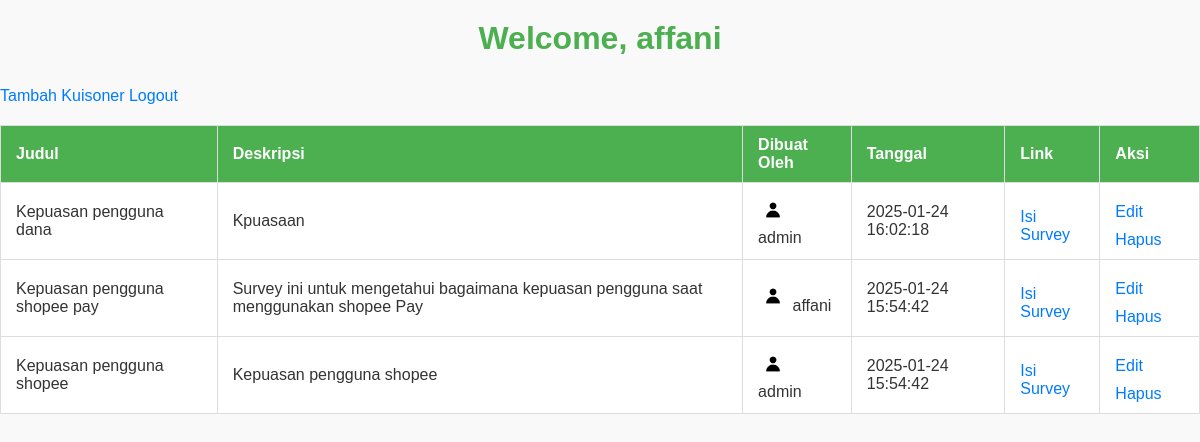
/dashboard.php (signed in), run on the app's committed database.
### tables this page shows
CREATE TABLE `users` (
  `id` int(11) NOT NULL,
  `username` varchar(50) NOT NULL,
  `password` varchar(255) NOT NULL,
  `role` enum('user','admin') DEFAULT 'user',
  `profile_picture` varchar(255) DEFAULT 'default.jpg'
);

CREATE TABLE `kuisoner` (
  `id` int(11) NOT NULL,
  `judul` varchar(255) NOT NULL,
  `deskripsi` text NOT NULL,
  `created_by` int(11) DEFAULT NULL,
  `google_form_link` varchar(255) DEFAULT NULL,
  `created_at` datetime DEFAULT current_timestamp()
);

### dashboard.php (the view, shortened to what this page needs)
<?php
include 'config.php';
$user_id = $_SESSION['user_id'];
$query = "SELECT * FROM users WHERE id = ?";
$stmt = $conn->prepare($query);
$stmt->bind_param("i", $user_id);
$stmt->execute();
$user = $stmt->get_result()->fetch_assoc();
$kuisonerQuery = "SELECT k.*, u.username, u.profile_picture
                  FROM kuisoner k
                  JOIN users u ON k.created_by = u.id
                  ORDER BY k.created_at DESC";
$kuisonerResult = $conn->query($kuisonerQuery);
?>
<!DOCTYPE html>
<html>
<head>
    <link rel="stylesheet" href="styles/style.css">
</head>
<body>
    <header>
        <h1>Welcome, <?= htmlspecialchars($user['username']) ?></h1>
        <nav>
            <a href="tambah_kuisoner.php">Tambah Kuisoner</a>
            <a href="logout.php">Logout</a>
        </nav>
    </header>
    <table>
        <tr>
            <th>Judul</th>
            <th>Deskripsi</th>
            <th>Dibuat Oleh</th>
            <th>Tanggal</th>
            <th>Link</th>
            <?php if ($_SESSION['role'] === 'admin'): ?>
                <th>Aksi</th>
            <?php endif; ?>
        </tr>
        <?php while ($row = $kuisonerResult->fetch_assoc()): ?>
            <tr>
                <td><?= htmlspecialchars($row['judul']) ?></td>
                <td><?= htmlspecialchars($row['deskripsi']) ?></td>
                <td>
                    <img src="uploads/<?= htmlspecialchars($row['profile_picture']) ?>" alt="Profile Picture" width="30">
                    <?= htmlspecialchars($row['username']) ?>
                </td>
                <td><?= htmlspecialchars($row['created_at']) ?></td>
                <td>
                    <?php if (!empty($row['google_form_link'])): ?>
                        <a href="<?= htmlspecialchars($row['google_form_link']) ?>" target="_blank">Isi Survey</a>
                    <?php else: ?>
                        Tidak ada link
                    <?php endif; ?>
                </td>
                <?php if ($_SESSION['role'] === 'admin'): ?>
                    <td>
                        <a href="edit_kuisoner.php?id=<?= $row['id'] ?>">Edit</a>
                        <a href="delete_kuisoner.php?id=<?= $row['id'] ?>" onclick="return confirm('Yakin ingin menghapus?')">Hapus</a>
                    </td>
                <?php endif; ?>
            </tr>
        <?php endwhile; ?>
    </table>
</body>
</html>

### styles/style.css (style rules this page uses)
body { font-family: Arial, sans-serif; margin: 0; padding: 0; background-color: #f9f9f9; color: #333; }
h1 { text-align: center; color: #4CAF50; margin: 20px 0; }
a { display: inline-block; text-decoration: none; color: #4CAF50; margin-top: 10px; }
table { width: 80%; margin: 20px auto; border-collapse: collapse; background-color: #fff; }
table th, table td { padding: 10px 15px; border: 1px solid #ddd; text-align: left; }
table th { background-color: #4CAF50; color: white; }
table { width: 100%; border-collapse: collapse; }
table, th, td { border: 1px solid #ddd; }
th, td { padding: 8px; text-align: left; }
th { background-color: #f2f2f2; }
a { color: #007BFF; text-decoration: none; }

### data on the page
users: username "affani"
kuisoner: judul "Kepuasan pengguna dana", deskripsi "Kpuasaan", created_by.profile_picture (placeholder picture), created_by.username "admin", created_at "2025-01-24 16:02:18"
kuisoner: judul "Kepuasan pengguna shopee pay", deskripsi "Survey ini untuk mengetahui bagaimana kepuasan pengguna saat menggunakan shopee Pay", created_by.profile_picture (placeholder picture), created_by.username "affani", created_at "2025-01-24 15:54:42"
kuisoner: judul "Kepuasan pengguna shopee", deskripsi "Kepuasan pengguna shopee", created_by.profile_picture (placeholder picture), created_by.username "admin", created_at "2025-01-24 15:54:42"
